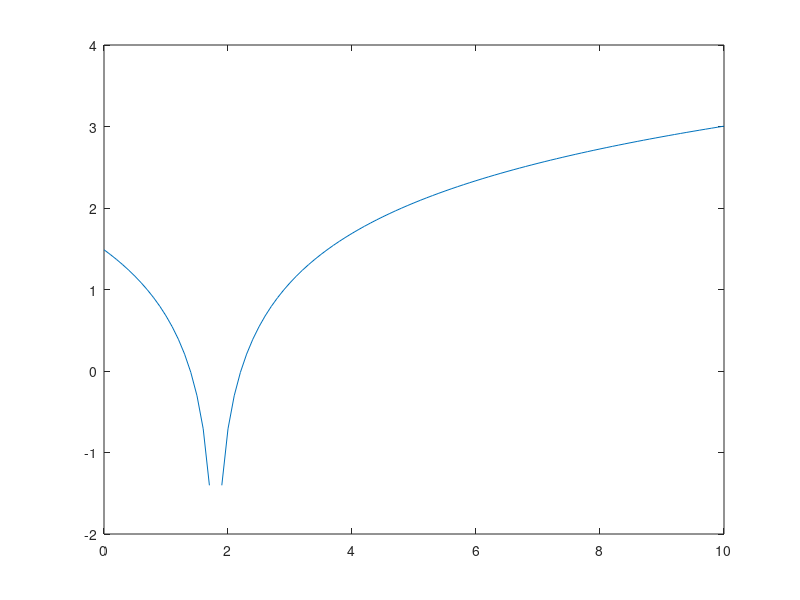

Source code (MATLAB):
function [ res ] = decisionBoundary()
%UNTITLED Summary of this function goes here
%   Detailed explanation goes here

x = 0:0.1:10;
func = log(x-1.8) + 0.9;
res = plot(x,func);

end

